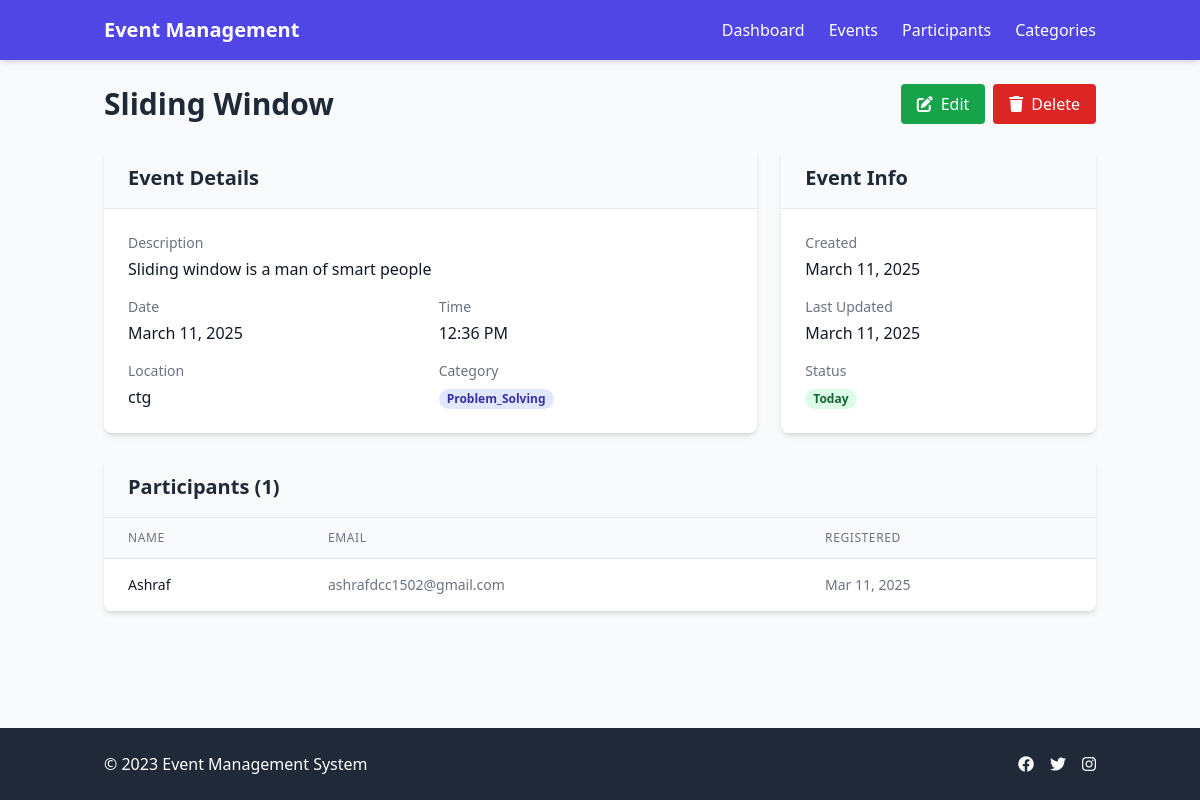
The app's page /events/1/ with its own data.
### events/models.py (models this page shows, shortened)
class Event(models.Model):
    name = models.CharField(max_length=200)
    description = models.TextField()
    date = models.DateField()
    time = models.TimeField()
    location = models.CharField(max_length=200)
    category = models.ForeignKey(Category, on_delete=models.CASCADE, related_name='events')
    created_at = models.DateTimeField(auto_now_add=True)
    updated_at = models.DateTimeField(auto_now=True)
    @property
    def is_past(self):
        return self.date < timezone.now().date()
    @property
    def is_today(self):
        return self.date == timezone.now().date()

class Category(models.Model):
    name = models.CharField(max_length=100)
    description = models.TextField()
    class Meta:
        verbose_name_plural = "Categories"

class Participant(models.Model):
    name = models.CharField(max_length=100)
    email = models.EmailField()
    events = models.ManyToManyField(Event, related_name='participants')
    created_at = models.DateTimeField(auto_now_add=True)

### events/views.py (the view)
# urls.py: path('events/<int:pk>/', views.event_detail, name='event_detail'),
def event_detail(request, pk):
    event = get_object_or_404(
        Event.objects.select_related('category').prefetch_related('participants'),
        pk=pk
    )
    context = {
        'event': event,
    }
    return render(request, 'event_detail.html', context)

### events/templates/event_detail.html (shortened to what this page needs)
{% extends 'base.html' %}
{% block content %}
<div class="space-y-6">
    <div class="flex justify-between items-center">
        <h1 class="text-2xl md:text-3xl font-bold text-gray-800">{{ event.name }}</h1>
        <div class="flex space-x-2">
            <a href="{% url 'event_update' event.id %}" class="bg-green-600 hover:bg-green-700 text-white font-medium py-2 px-4 rounded transition">
                <i class="fas fa-edit mr-2"></i>Edit
            </a>
            <a href="{% url 'event_delete' event.id %}" class="bg-red-600 hover:bg-red-700 text-white font-medium py-2 px-4 rounded transition">
                <i class="fas fa-trash mr-2"></i>Delete
            </a>
        </div>
    </div>
    <div class="grid grid-cols-1 md:grid-cols-3 gap-6">
        <div class="md:col-span-2 bg-white rounded-lg shadow-md overflow-hidden">
            <div class="bg-gray-50 px-6 py-4 border-b">
                <h2 class="text-xl font-semibold text-gray-800">Event Details</h2>
            </div>
            <div class="p-6 space-y-4">
                <div>
                    <h3 class="text-sm font-medium text-gray-500">Description</h3>
                    <p class="mt-1 text-gray-900">{{ event.description }}</p>
                </div>
                <div class="grid grid-cols-1 md:grid-cols-2 gap-4">
                    <div>
                        <h3 class="text-sm font-medium text-gray-500">Date</h3>
                        <p class="mt-1 text-gray-900">{{ event.date|date:"F d, Y" }}</p>
                    </div>
                    <div>
                        <h3 class="text-sm font-medium text-gray-500">Time</h3>
                        <p class="mt-1 text-gray-900">{{ event.time|time:"g:i A" }}</p>
                    </div>
                    <div>
                        <h3 class="text-sm font-medium text-gray-500">Location</h3>
                        <p class="mt-1 text-gray-900">{{ event.location }}</p>
                    </div>
                    <div>
                        <h3 class="text-sm font-medium text-gray-500">Category</h3>
                        <p class="mt-1">
                            <span class="px-2 inline-flex text-xs leading-5 font-semibold rounded-full bg-indigo-100 text-indigo-800">
                                {{ event.category.name }}
                            </span>
                        </p>
                    </div>
                </div>
            </div>
        </div>
        <div class="bg-white rounded-lg shadow-md overflow-hidden">
            <div class="bg-gray-50 px-6 py-4 border-b">
                <h2 class="text-xl font-semibold text-gray-800">Event Info</h2>
            </div>
            <div class="p-6 space-y-4">
                <div>
                    <h3 class="text-sm font-medium text-gray-500">Created</h3>
                    <p class="mt-1 text-gray-900">{{ event.created_at|date:"F d, Y" }}</p>
                </div>
                <div>
                    <h3 class="text-sm font-medium text-gray-500">Last Updated</h3>
                    <p class="mt-1 text-gray-900">{{ event.updated_at|date:"F d, Y" }}</p>
                </div>
                <div>
                    <h3 class="text-sm font-medium text-gray-500">Status</h3>
                    <p class="mt-1">
                        {% if event.is_past %}
                        <span class="px-2 inline-flex text-xs leading-5 font-semibold rounded-full bg-gray-100 text-gray-800">
                            Past
                        </span>
                        {% elif event.is_today %}
                        <span class="px-2 inline-flex text-xs leading-5 font-semibold rounded-full bg-green-100 text-green-800">
                            Today
                        </span>
                        {% else %}
                        <span class="px-2 inline-flex text-xs leading-5 font-semibold rounded-full bg-blue-100 text-blue-800">
                            Upcoming
                        </span>
                        {% endif %}
                    </p>
                </div>
            </div>
        </div>
    </div>
    <div class="bg-white rounded-lg shadow-md overflow-hidden">
        <div class="bg-gray-50 px-6 py-4 border-b flex justify-between items-center">
            <h2 class="text-xl font-semibold text-gray-800">Participants ({{ event.participants.count }})</h2>
        </div>
        {% if event.participants.all %}
        <div class="overflow-x-auto">
            <table class="min-w-full divide-y divide-gray-200">
                <thead class="bg-gray-50">
                    <tr>
                        <th class="px-6 py-3 text-left text-xs font-medium text-gray-500 uppercase tracking-wider">Name</th>
                        <th class="px-6 py-3 text-left text-xs font-medium text-gray-500 uppercase tracking-wider">Email</th>
                        <th class="px-6 py-3 text-left text-xs font-medium text-gray-500 uppercase tracking-wider">Registered</th>
                    </tr>
                </thead>
                <tbody class="bg-white divide-y divide-gray-200">
                    {% for participant in event.participants.all %}
                    <tr class="hover:bg-gray-50">
                        <td class="px-6 py-4 whitespace-nowrap">
                            <div class="text-sm font-medium text-gray-900">{{ participant.name }}</div>
                        </td>
                        <td class="px-6 py-4 whitespace-nowrap">
                            <div class="text-sm text-gray-500">{{ participant.email }}</div>
                        </td>
                        <td class="px-6 py-4 whitespace-nowrap">
                            <div class="text-sm text-gray-500">{{ participant.created_at|date:"M d, Y" }}</div>
                        </td>
                    </tr>
                    {% endfor %}
                </tbody>
            </table>
        </div>
        {% else %}
        <div class="p-6 text-center text-gray-500">
            <p>No participants have registered for this event yet.</p>
        </div>
        {% endif %}
    </div>
</div>
{% endblock %}

### events/templates/base.html (shortened to what this page needs)
<!DOCTYPE html>
<html lang="en">
<head>
    <script src="https://cdn.tailwindcss.com"></script>
    <link rel="stylesheet" href="https://cdnjs.cloudflare.com/ajax/libs/font-awesome/6.0.0/css/all.min.css">
</head>
<body class="bg-gray-50 min-h-screen flex flex-col">
    <nav class="bg-indigo-600 text-white shadow-md">
        <div class="container mx-auto px-4">
            <div class="flex justify-between items-center py-4">
                <div class="flex items-center space-x-4">
                    <a href="{% url 'dashboard' %}" class="text-xl font-bold">Event Management</a>
                </div>
                <div class="hidden md:flex items-center space-x-6">
                    <a href="{% url 'dashboard' %}" class="hover:text-indigo-200 transition">Dashboard</a>
                    <a href="{% url 'event_list' %}" class="hover:text-indigo-200 transition">Events</a>
                    <a href="{% url 'participant_list' %}" class="hover:text-indigo-200 transition">Participants</a>
                    <a href="{% url 'category_list' %}" class="hover:text-indigo-200 transition">Categories</a>
                </div>
            </div>
        </div>
    </nav>
    <main class="container mx-auto px-4 py-6 flex-grow">
        {% block content %}{% endblock %}
    </main>
    <footer class="bg-gray-800 text-white py-6 mt-auto">
        <div class="container mx-auto px-4">
            <div class="flex flex-col md:flex-row justify-between items-center">
                <div class="mb-4 md:mb-0">
                    <p>&copy; 2023 Event Management System</p>
                </div>
                <div class="flex space-x-4">
                    <a href="#" class="hover:text-indigo-300 transition"><i class="fab fa-facebook"></i></a>
                    <a href="#" class="hover:text-indigo-300 transition"><i class="fab fa-twitter"></i></a>
                    <a href="#" class="hover:text-indigo-300 transition"><i class="fab fa-instagram"></i></a>
                </div>
            </div>
        </div>
    </footer>
</body>
</html>

### records on screen
Event: name "Sliding Window", description "Sliding window is a man of smart people", date "March 11, 2025", time "12:36 PM", location "ctg", category.name "Problem_Solving", created_at "March 11, 2025", updated_at "March 11, 2025", participants.count "1"
Participant: name "Ashraf", email "ashrafdcc1502@gmail.com", created_at "Mar 11, 2025"
